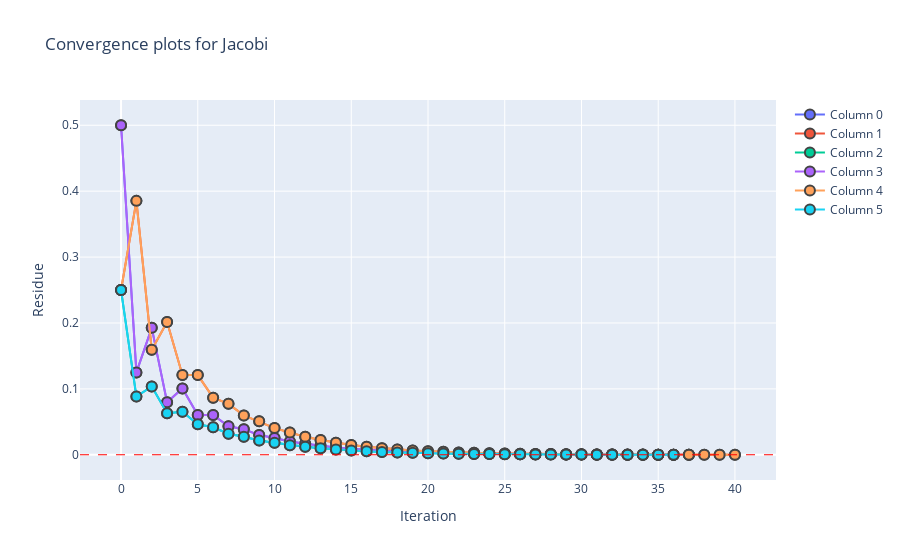

Notebook code for this chart:
### Code cell
# Visualizing convergence for Jacobi
viz_conv(meta_overall, name="Jacobi")
